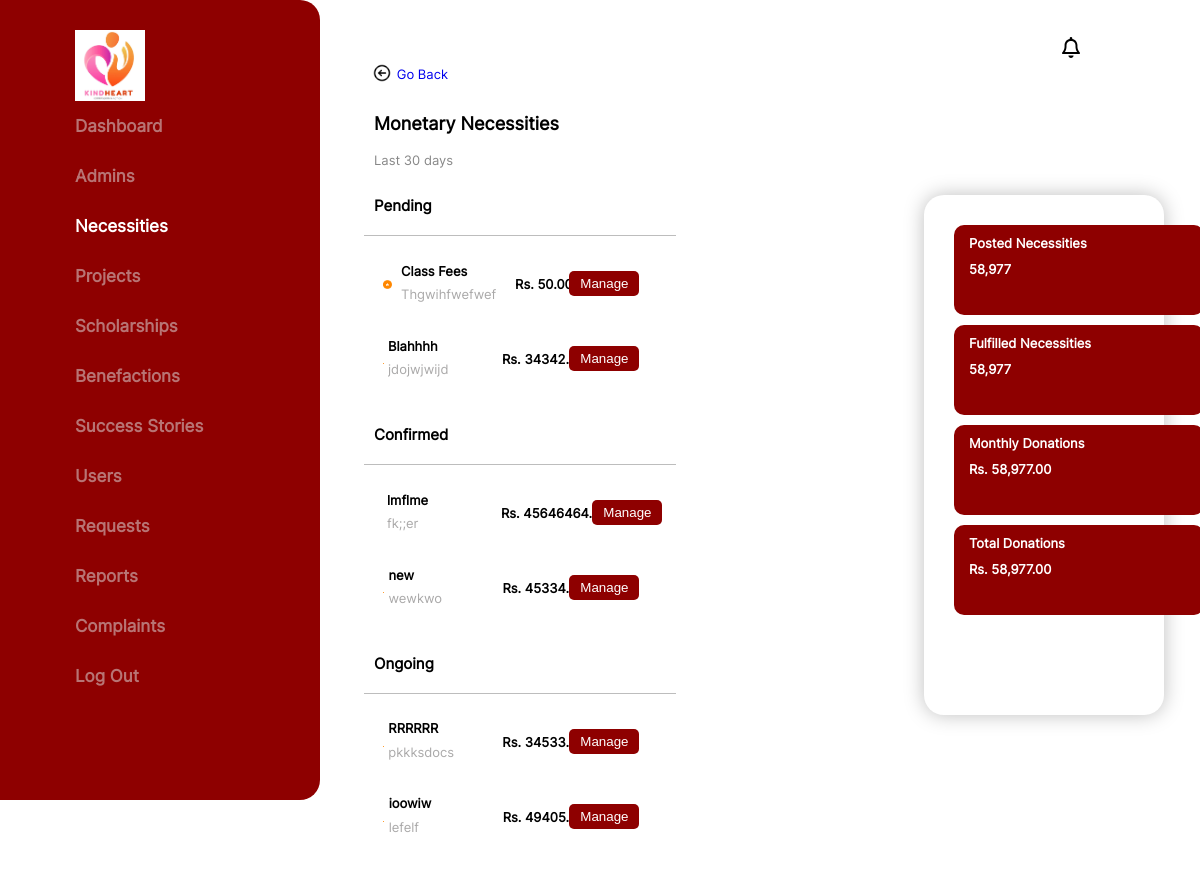
The page /necessity/monetary (signed in) on the database its author committed.
### tables this page shows
CREATE TABLE `necessity` (
  `necessityID` int(11) NOT NULL,
  `necessityName` varchar(255) DEFAULT NULL,
  `necessityType` varchar(255) DEFAULT NULL,
  `fulfillmentStatus` int(11) DEFAULT NULL,
  `description` text DEFAULT NULL,
  `doneeID` int(11) DEFAULT NULL
);

CREATE TABLE `money` (
  `monetaryNecessityID` int(11) NOT NULL,
  `requestedAmount` double DEFAULT NULL,
  `receivedAmount` double DEFAULT 0,
  `monetaryNecessityType` varchar(255) DEFAULT NULL,
  `startDate` datetime DEFAULT NULL,
  `endDate` datetime DEFAULT NULL,
  `frequency` varchar(255) DEFAULT NULL
);

### public/index.php (called while the page is built, shortened)
<?php
    $init = new Core;

### app/libraries/Database.php (called while the page is built, shortened)
<?php
    class Database{
        private $host = DB_HOST;
        private $user = DB_USER;
        private $password = DB_PASSWORD;
        private $dbname = DB_NAME;
        private $dbh;
        private $statement;
        public function __construct(){
            $dsn = 'mysql:host='.$this->host.';dbname='.$this->dbname;
            $option = array(
                PDO::ATTR_PERSISTENT => true,
                PDO::ATTR_ERRMODE => PDO::ERRMODE_EXCEPTION
            );
            try {
                $this->dbh = new PDO($dsn, $this->user, $this->password, $option);
            }
            catch(PDOException $e){
                $this->error = $e->getMessage();
                echo $this->error;
            }
        }
        public function query($sql){
            $this->statement = $this->dbh->prepare($sql);
        }
        public function execute(){
            try {
                return $this->statement->execute();
            } catch (PDOException $e) {
                $this->error = $e->getMessage();
                echo "Error executing query: " . $this->error;
                return false;
            }
        }
        public function resultSet(){
            $this->execute();
            return $this->statement->fetchAll(PDO::FETCH_OBJ);
        }
    }

### app/models/NecessityModel.php (called while the page is built, shortened)
<?php
class NecessityModel{
    private $db;
    public function __construct(){
        $this->db = new Database();
    }
    public function getAllPendingMonetaryNecessities(){
        $this->db->query("SELECT n.necessityID, n.necessityName, n.description, (m.requestedAmount - m.receivedAmount) AS amount FROM necessity n JOIN money m ON n.necessityID = m.monetaryNecessityID
        WHERE necessityType = 'Monetary Funding' AND fulfillmentStatus = 0;");
        $result = $this->db->resultSet();
        return $result;
    }
    public function getAllConfirmedMonetaryNecessities(){
        $this->db->query("SELECT n.necessityID, n.necessityName, n.description, requestedAmount AS amount FROM necessity n JOIN money m ON n.necessityID = m.monetaryNecessityID
        WHERE necessityType = 'Monetary Funding' AND fulfillmentStatus = 1;");
        $result = $this->db->resultSet();
        return $result;
    }
    public function getAllOngoingMonetaryNecessities(){
        $this->db->query("SELECT n.necessityID, n.necessityName, n.description, requestedAmount AS amount FROM necessity n JOIN money m ON n.necessityID = m.monetaryNecessityID
        WHERE necessityType = 'Monetary Funding' AND fulfillmentStatus = 3;");
        $result = $this->db->resultSet();
        return $result;
    }
}

### app/views/superAdmin/necessity/monetary.php (the view, shortened to what this page needs)
<?php require APPROOT.'/views/inc/header.php'; ?>
<?php require APPROOT.'/views/inc/components/topnavbar.php'; ?>
<?php require APPROOT.'/views/inc/components/sidenavbar.php'; ?>
<main class="page-container">
    <section class="section" id="main">
        <div class="container">
                <div class="back-arrow-btn">
                    <a href="<?php echo URLROOT ?>/superadmin/necessity">
                        <table>
                            <tr>
                                <td width="30%"><img class="back-arrow-img" src="<?php echo URLROOT ?>/img/back-arrow.png" alt=""></td>
                                <td width="70%">Go Back</td>
                            </tr>
                        </table>
                    </a>
                </div>
            <h3 style="margin-top: 25px">Monetary Necessities</h3>
            <p style="margin-left: 10px">Last 30 days</p>
            <div class="list">
                <div class="list-title">
                    <h4>Pending</h4>
                </div>
                <div class="card-list">
                    <?php foreach($data['pending'] as $item) { ?>
                    <a href="<?php echo URLROOT ?>/necessity/viewsuperadminmonetary/<?php echo $item->necessityID; ?>">
                        <div class="card">
                            <table>
                                <tr>
                                    <td width="10%"><img src="<?php echo URLROOT ?>/img/house.png" alt=""></td>
                                    <td width="30%" class="content">
                                        <h4><?php echo $item->necessityName; ?></h4>
                                        <p style="width: 110px; white-space: nowrap; overflow: hidden; text-overflow: ellipsis;"><?php echo $item->description; ?></p>
                                    </td>
                                    <td width="30%" class="amount">Rs.&nbsp;<?php echo $item->amount; ?>.00</td>
                                    <td width="30%" class="option">
                                        <form action="<?php echo URLROOT ?>/necessity/managemonetary/<?php echo $item->necessityID; ?>" method="get" class="assign-manage-form">
                                            <button type="submit" class="assign-manage" onclick="">
                                                Manage
                                            </button>
                                        </form>
                                    </td>
                                </tr>
                            </table>
                        </div>
                    </a>
                    <?php }?>
                </div>
            </div>
            <div class="list">
                <div class="list-title">
                    <h4>Confirmed</h4>
                </div>
                <div class="card-list">
                    <?php foreach($data['confirmed'] as $item) { ?>
                    <a href="<?php echo URLROOT ?>/necessity/viewsuperadminmonetary/<?php echo $item->necessityID; ?>">
                        <div class="card">
                            <table>
                                <tr>
                                    <td width="10%"><img src="<?php echo URLROOT ?>/img/house.png" alt=""></td>
                                    <td width="30%" class="content">
                                        <h4><?php echo $item->necessityName; ?></h4>
                                        <p style="width: 110px; white-space: nowrap; overflow: hidden; text-overflow: ellipsis;"><?php echo $item->description; ?></p>
                                    </td>
                                    <td width="30%" class="amount">Rs.&nbsp;<?php echo $item->amount; ?>.00</td>
                                    <td width="30%" class="option">
                                        <form action="<?php echo URLROOT ?>/necessity/managemonetary/<?php echo $item->necessityID; ?>" method="get" class="assign-manage-form">
                                            <button type="submit" class="assign-manage" onclick="">
                                                Manage
                                            </button>
                                        </form>
                                    </td>
                                </tr>
                            </table>
                        </div>
                    </a>
                    <?php }?>
                </div>
                </div>
                <div class="list">
                <div class="list-title">
                    <h4>Ongoing</h4>
                </div>
                <div class="card-list">
                    <?php foreach($data['ongoing'] as $item) { ?>
                    <a href="<?php echo URLROOT ?>/necessity/viewsuperadminmonetary/<?php echo $item->necessityID; ?>">
                        <div class="card">
                            <table>
                                <tr>
                                    <td width="10%"><img src="<?php echo URLROOT ?>/img/house.png" alt=""></td>
                                    <td width="30%" class="content">
                                        <h4><?php echo $item->necessityName; ?></h4>
                                        <p style="width: 110px; white-space: nowrap; overflow: hidden; text-overflow: ellipsis;"><?php echo $item->description; ?></p>
                                    </td>
                                    <td width="30%" class="amount">Rs.&nbsp;<?php echo $item->amount; ?>.00</td>
                                    <td width="30%" class="option">
                                        <form action="<?php echo URLROOT ?>/necessity/managemonetary/<?php echo $item->necessityID; ?>" method="get" class="assign-manage-form">
                                            <button type="submit" class="assign-manage" onclick="">
                                                Manage
                                            </button>
                                        </form>
                                    </td>
                                </tr>
                            </table>
                        </div>
                    </a>
                    <?php }?>
                </div>
                </div>
            <div class="right-content">
                <div class="right-cards">
                    <div class="right-card">
                        <div class="title">Posted Necessities</div>
                        <div class="value">58,977</div>
                    </div>
                    <div class="right-card">
                        <div class="title">Fulfilled Necessities</div>
                        <div class="value">58,977</div>
                    </div>
                    <div class="right-card">
                        <div class="title">Monthly Donations</div>
                        <div class="value">Rs. 58,977.00</div>
                    </div>
                    <div class="right-card">
                        <div class="title">Total Donations</div>
                        <div class="value">Rs. 58,977.00</div>
                    </div>
                </div>
            </div>
        </div>
    </section>
</main>
<?php require APPROOT.'/views/inc/footer.php'; ?>

### public/css/style.css (style rules this page uses)
body { margin: 0; font-family: Inter-Regular; font-size: small; text-align: left; overflow-y: scroll; overflow-x: hidden; }
a { text-decoration: none; }
.page-container { position: absolute; top: 0; left: 0; width: 100vw; margin-top: 50px; }
.page-container .section { margin: 1vh 2vw; }
.page-container .section .container { transition: 0.5s; margin-left: 340px; }
.page-container .section .container h3 { margin-left: 10px; margin-top: -10px; font-size: 18px; font-weight: bolder; }
.page-container .section .container p { color: rgba(0, 0, 0, 0.471); }
.page-container .section .container .list { margin-right: 500px; margin-top: -10px; }
.page-container .section .container .list .list-title { padding: 5px 0 0 10px; font-size: 15px; font-weight: 700; border-bottom: 0.5px solid rgba(0, 0, 0, 0.257); }
.page-container .section .container .list .card-list { overflow: scroll; height: 160px; margin-top: 4px; padding: 5px; }
.page-container .section .container .list .card-list .card { width: 100%; height: 70px; border-radius: 20px; border: 1px solid white; transition: 0.2s; padding-top: 3px; }
.page-container .section .container .list .card-list .card table { width: 100%; height: 100%; padding: 0 10px 0 10px; }
.page-container .section .container .list .card-list .card table tr { width: 100%; height: 100%; }
.page-container .section .container .list .card-list .card table tr .content h4 { margin-top: 10px; color: black; }
.page-container .section .container .list .card-list .card table tr .content p { color: rgb(170, 169, 169); margin-top: -10px; }
.page-container .section .container .list .card-list .card table tr .amount { font-weight: 1000; color: black; }
.page-container .section .container .list .card-list .card table tr td img { width: 65%; }
.page-container .section .container .list .card-list .card table tr .option { display: grid; width: 70%; justify-content: right; padding-top: 20px; }
.page-container .section .container .list .card-list .card table tr .option .assign-manage-form .assign-manage { width: 70px; height: 25px; background-color: #8e0000; font-weight: 500; color: #ffffff; border: none; border-radius: 5px; transition: 0.2s; }
.page-container .section .container .right-content { top: 195px; position: fixed; right: 0; background-color: #ffffff; width: 20vw; height: 65vh; margin-top: 0; margin-right: 3vw; margin-bottom: 7vw; border-radius: 20px; box-shadow: 0 0 20px 0.1px #00000041; }
.page-container .section .container .right-content .right-cards { padding: 20px; }
.page-container .section .container .right-content .right-cards .right-card { width: 230px; height: 70px; margin: 10px; padding: 10px; background-color: #8e0000; border-radius: 10px; color: white; font-weight: 1000; }
.page-container .section .container .right-content .right-cards .right-card .title { padding-bottom: 5px; padding-left: 5px; font-size: 13px; }
.page-container .section .container .right-content .right-cards .right-card .value { padding-left: 5px; padding-top: 5px; font-size: 13px; }

### public/css/admin.css (style rules this page uses)
.page-container .section .container .back-arrow-btn { margin-left: 5px; width: 120px; height: 30px; }
.page-container .section .container .back-arrow-btn tr { width: 100%; }
.page-container .section .container .back-arrow-btn .back-arrow-img { width: 20px; padding-top: 2px; }

### rows shown on the page
necessity: necessityName "Class Fees", description "Thgwihfwefwef", amount "50"
necessity: necessityName "Blahhhh", description "jdojwjwijd", amount "34342"
money: monetaryNecessityID.necessityName "lmflme", monetaryNecessityID.description "fk;;er", requestedAmount "45646464"
money: monetaryNecessityID.necessityName "new", monetaryNecessityID.description "wewkwo", requestedAmount "45334"
money: monetaryNecessityID.necessityName "RRRRRR", monetaryNecessityID.description "pkkksdocs", requestedAmount "34533"
money: monetaryNecessityID.necessityName "ioowiw", monetaryNecessityID.description "lefelf", requestedAmount "49405"
